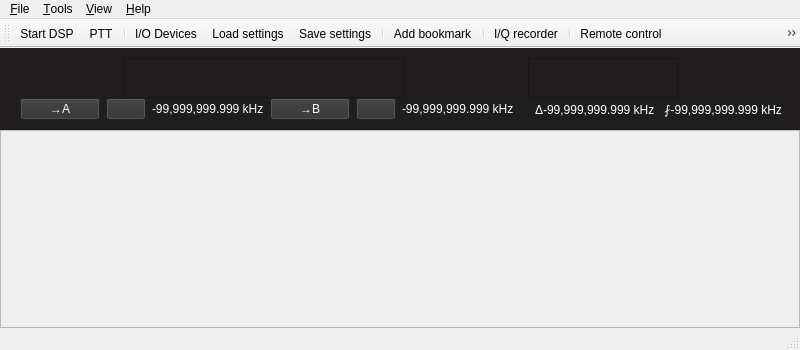
<?xml version="1.0" encoding="UTF-8"?>
<ui version="4.0">
 <class>MainWindow</class>
 <widget class="QMainWindow" name="MainWindow">
  <property name="geometry">
   <rect>
    <x>0</x>
    <y>0</y>
    <width>800</width>
    <height>350</height>
   </rect>
  </property>
  <property name="windowTitle">
   <string>gqrx</string>
  </property>
  <property name="windowIcon">
   <iconset resource="../../../resources/icons.qrc">
    <normaloff>:/icons/icons/dk.gqrx.gqrx.svg</normaloff>:/icons/icons/dk.gqrx.gqrx.svg</iconset>
  </property>
  <property name="dockOptions">
   <set>QMainWindow::AllowNestedDocks|QMainWindow::AllowTabbedDocks|QMainWindow::AnimatedDocks</set>
  </property>
  <property name="unifiedTitleAndToolBarOnMac">
   <bool>false</bool>
  </property>
  <widget class="QWidget" name="centralWidget">
   <layout class="QVBoxLayout" name="verticalLayout_2">
    <property name="spacing">
     <number>0</number>
    </property>
    <property name="leftMargin">
     <number>0</number>
    </property>
    <property name="topMargin">
     <number>0</number>
    </property>
    <property name="rightMargin">
     <number>0</number>
    </property>
    <property name="bottomMargin">
     <number>0</number>
    </property>
    <item>
     <widget class="QFrame" name="frame">
      <property name="sizePolicy">
       <sizepolicy hsizetype="Minimum" vsizetype="Minimum">
        <horstretch>0</horstretch>
        <verstretch>0</verstretch>
       </sizepolicy>
      </property>
      <property name="styleSheet">
       <string notr="true">background-color: rgb(31, 29, 29);</string>
      </property>
      <property name="frameShape">
       <enum>QFrame::NoFrame</enum>
      </property>
      <property name="frameShadow">
       <enum>QFrame::Plain</enum>
      </property>
      <property name="lineWidth">
       <number>0</number>
      </property>
      <layout class="QHBoxLayout" name="horizontalLayout_2" stretch="0">
       <property name="spacing">
        <number>0</number>
       </property>
       <property name="leftMargin">
        <number>6</number>
       </property>
       <property name="topMargin">
        <number>10</number>
       </property>
       <property name="rightMargin">
        <number>4</number>
       </property>
       <property name="bottomMargin">
        <number>10</number>
       </property>
       <item>
        <layout class="QVBoxLayout" name="verticalLayout">
         <property name="spacing">
          <number>0</number>
         </property>
         <item>
          <layout class="QHBoxLayout" name="horizontalLayout_4">
           <property name="spacing">
            <number>6</number>
           </property>
           <item>
            <spacer name="horizontalSpacer_7">
             <property name="orientation">
              <enum>Qt::Horizontal</enum>
             </property>
             <property name="sizeHint" stdset="0">
              <size>
               <width>5</width>
               <height>15</height>
              </size>
             </property>
            </spacer>
           </item>
           <item>
            <widget class="CFreqCtrl" name="freqCtrl">
             <property name="sizePolicy">
              <sizepolicy hsizetype="Fixed" vsizetype="Fixed">
               <horstretch>0</horstretch>
               <verstretch>0</verstretch>
              </sizepolicy>
             </property>
             <property name="minimumSize">
              <size>
               <width>280</width>
               <height>40</height>
              </size>
             </property>
             <property name="toolTip">
              <string/>
             </property>
             <property name="frameShape">
              <enum>QFrame::StyledPanel</enum>
             </property>
             <property name="frameShadow">
              <enum>QFrame::Raised</enum>
             </property>
            </widget>
           </item>
           <item>
            <spacer name="horizontalSpacer_4">
             <property name="orientation">
              <enum>Qt::Horizontal</enum>
             </property>
             <property name="sizeHint" stdset="0">
              <size>
               <width>5</width>
               <height>15</height>
              </size>
             </property>
            </spacer>
           </item>
           <item>
            <widget class="CMeter" name="sMeter">
             <property name="sizePolicy">
              <sizepolicy hsizetype="Fixed" vsizetype="Fixed">
               <horstretch>0</horstretch>
               <verstretch>0</verstretch>
              </sizepolicy>
             </property>
             <property name="minimumSize">
              <size>
               <width>150</width>
               <height>40</height>
              </size>
             </property>
             <property name="frameShape">
              <enum>QFrame::StyledPanel</enum>
             </property>
             <property name="frameShadow">
              <enum>QFrame::Raised</enum>
             </property>
            </widget>
           </item>
           <item>
            <spacer name="horizontalSpacer_5">
             <property name="orientation">
              <enum>Qt::Horizontal</enum>
             </property>
             <property name="sizeHint" stdset="0">
              <size>
               <width>5</width>
               <height>15</height>
              </size>
             </property>
            </spacer>
           </item>
          </layout>
         </item>
         <item>
          <widget class="QFrame" name="markerFrame">
           <property name="styleSheet">
            <string notr="true">QPushButton {
	color: rgb(255, 255, 255);
	background-color: rgb(48, 48, 48);
 }</string>
           </property>
           <layout class="QHBoxLayout" name="markerHBox">
            <property name="spacing">
             <number>6</number>
            </property>
            <property name="leftMargin">
             <number>0</number>
            </property>
            <property name="topMargin">
             <number>0</number>
            </property>
            <property name="rightMargin">
             <number>0</number>
            </property>
            <property name="bottomMargin">
             <number>0</number>
            </property>
            <item>
             <spacer name="horizontalSpacer_2">
              <property name="orientation">
               <enum>Qt::Horizontal</enum>
              </property>
              <property name="sizeHint" stdset="0">
               <size>
                <width>0</width>
                <height>0</height>
               </size>
              </property>
             </spacer>
            </item>
            <item>
             <widget class="QPushButton" name="setMarkerButtonA">
              <property name="focusPolicy">
               <enum>Qt::NoFocus</enum>
              </property>
              <property name="text">
               <string>→A</string>
              </property>
             </widget>
            </item>
            <item>
             <widget class="QPushButton" name="clearMarkerButtonA">
              <property name="focusPolicy">
               <enum>Qt::NoFocus</enum>
              </property>
              <property name="text">
               <string/>
              </property>
              <property name="icon">
               <iconset resource="../../../resources/icons.qrc">
                <normaloff>:/icons/icons/close.svg</normaloff>:/icons/icons/close.svg</iconset>
              </property>
             </widget>
            </item>
            <item>
             <widget class="QLabel" name="markerLabelA">
              <property name="sizePolicy">
               <sizepolicy hsizetype="Fixed" vsizetype="Preferred">
                <horstretch>0</horstretch>
                <verstretch>0</verstretch>
               </sizepolicy>
              </property>
              <property name="styleSheet">
               <string notr="true">color:rgb(255, 255, 255)</string>
              </property>
              <property name="text">
               <string>-99,999,999.999 kHz</string>
              </property>
             </widget>
            </item>
            <item>
             <widget class="QPushButton" name="setMarkerButtonB">
              <property name="focusPolicy">
               <enum>Qt::NoFocus</enum>
              </property>
              <property name="text">
               <string>→B</string>
              </property>
             </widget>
            </item>
            <item>
             <widget class="QPushButton" name="clearMarkerButtonB">
              <property name="focusPolicy">
               <enum>Qt::NoFocus</enum>
              </property>
              <property name="text">
               <string/>
              </property>
              <property name="icon">
               <iconset resource="../../../resources/icons.qrc">
                <normaloff>:/icons/icons/close.svg</normaloff>:/icons/icons/close.svg</iconset>
              </property>
             </widget>
            </item>
            <item>
             <widget class="QLabel" name="markerLabelB">
              <property name="sizePolicy">
               <sizepolicy hsizetype="Fixed" vsizetype="Preferred">
                <horstretch>0</horstretch>
                <verstretch>0</verstretch>
               </sizepolicy>
              </property>
              <property name="styleSheet">
               <string notr="true">color:rgb(255, 255, 255)</string>
              </property>
              <property name="text">
               <string>-99,999,999.999 kHz</string>
              </property>
             </widget>
            </item>
            <item>
             <spacer name="horizontalSpacer">
              <property name="orientation">
               <enum>Qt::Horizontal</enum>
              </property>
              <property name="sizeHint" stdset="0">
               <size>
                <width>0</width>
                <height>0</height>
               </size>
              </property>
             </spacer>
            </item>
            <item>
             <widget class="QLabel" name="deltaFreqLabel">
              <property name="sizePolicy">
               <sizepolicy hsizetype="Fixed" vsizetype="Preferred">
                <horstretch>0</horstretch>
                <verstretch>0</verstretch>
               </sizepolicy>
              </property>
              <property name="styleSheet">
               <string notr="true">color:rgb(255, 255, 255)</string>
              </property>
              <property name="text">
               <string>Δ-99,999,999.999 kHz   ⨏-99,999,999.999 kHz</string>
              </property>
             </widget>
            </item>
            <item>
             <spacer name="horizontalSpacer_6">
              <property name="orientation">
               <enum>Qt::Horizontal</enum>
              </property>
              <property name="sizeHint" stdset="0">
               <size>
                <width>0</width>
                <height>0</height>
               </size>
              </property>
             </spacer>
            </item>
           </layout>
          </widget>
         </item>
        </layout>
       </item>
      </layout>
     </widget>
    </item>
    <item>
     <widget class="CPlotter" name="plotter">
      <property name="sizePolicy">
       <sizepolicy hsizetype="Expanding" vsizetype="Expanding">
        <horstretch>0</horstretch>
        <verstretch>0</verstretch>
       </sizepolicy>
      </property>
      <property name="frameShape">
       <enum>QFrame::StyledPanel</enum>
      </property>
      <property name="frameShadow">
       <enum>QFrame::Raised</enum>
      </property>
     </widget>
    </item>
   </layout>
  </widget>
  <widget class="QMenuBar" name="menuBar">
   <property name="geometry">
    <rect>
     <x>0</x>
     <y>0</y>
     <width>800</width>
     <height>35</height>
    </rect>
   </property>
   <widget class="QMenu" name="menu_File">
    <property name="title">
     <string>&amp;File</string>
    </property>
    <widget class="QMenu" name="menu_RecentConfig">
     <property name="toolTip">
      <string>Load recently used setting</string>
     </property>
     <property name="title">
      <string>&amp;Recent settings</string>
     </property>
    </widget>
    <addaction name="actionDSP"/>
    <addaction name="actionPTT"/>
    <addaction name="separator"/>
    <addaction name="actionIoConfig"/>
    <addaction name="actionLoadSettings"/>
    <addaction name="actionSaveSettings"/>
    <addaction name="menu_RecentConfig"/>
    <addaction name="separator"/>
    <addaction name="actionQuit"/>
   </widget>
   <widget class="QMenu" name="menu_View">
    <property name="title">
     <string>&amp;View</string>
    </property>
   </widget>
   <widget class="QMenu" name="menu_Help">
    <property name="title">
     <string>&amp;Help</string>
    </property>
    <addaction name="actionUserGroup"/>
    <addaction name="actionNews"/>
    <addaction name="separator"/>
    <addaction name="actionRemoteProtocol"/>
    <addaction name="actionKbdShortcuts"/>
    <addaction name="separator"/>
    <addaction name="actionAbout"/>
    <addaction name="actionAboutQt"/>
   </widget>
   <widget class="QMenu" name="menu_Tools">
    <property name="title">
     <string>&amp;Tools</string>
    </property>
    <addaction name="actionRemoteControl"/>
    <addaction name="actionRemoteConfig"/>
    <addaction name="separator"/>
    <addaction name="actionAddBookmark"/>
    <addaction name="separator"/>
    <addaction name="actionIqTool"/>
    <addaction name="separator"/>
    <addaction name="actionAFSK1200"/>
    <addaction name="separator"/>
    <addaction name="actionDX_Cluster"/>
   </widget>
   <addaction name="menu_File"/>
   <addaction name="menu_Tools"/>
   <addaction name="menu_View"/>
   <addaction name="menu_Help"/>
  </widget>
  <widget class="QToolBar" name="mainToolBar">
   <property name="windowTitle">
    <string>Main toolbar</string>
   </property>
   <attribute name="toolBarArea">
    <enum>TopToolBarArea</enum>
   </attribute>
   <attribute name="toolBarBreak">
    <bool>false</bool>
   </attribute>
   <addaction name="actionDSP"/>
    <addaction name="actionPTT"/>
   <addaction name="separator"/>
   <addaction name="actionIoConfig"/>
   <addaction name="actionLoadSettings"/>
   <addaction name="actionSaveSettings"/>
   <addaction name="separator"/>
   <addaction name="actionAddBookmark"/>
   <addaction name="separator"/>
   <addaction name="actionIqTool"/>
   <addaction name="separator"/>
   <addaction name="actionRemoteControl"/>
   <addaction name="actionRemoteConfig"/>
   <addaction name="separator"/>
   <addaction name="actionFullScreen"/>
   <addaction name="separator"/>
  </widget>
  <widget class="QStatusBar" name="statusBar">
   <property name="enabled">
    <bool>true</bool>
   </property>
  </widget>
  <action name="actionQuit">
   <property name="text">
    <string>Quit</string>
   </property>
   <property name="toolTip">
    <string>Quit application</string>
   </property>
   <property name="shortcut">
    <string>Ctrl+Q</string>
   </property>
  </action>
  <action name="actionAbout">
   <property name="text">
    <string>About Gqrx</string>
   </property>
   <property name="toolTip">
    <string>Information about Gqrx</string>
   </property>
  </action>
  <action name="actionAboutQt">
   <property name="text">
    <string>About Qt</string>
   </property>
   <property name="toolTip">
    <string>About the Qt toolkit</string>
   </property>
  </action>
  <action name="actionDSP">
   <property name="checkable">
    <bool>true</bool>
   </property>
   <property name="icon">
    <iconset resource="../../../resources/icons.qrc">
     <normaloff>:/icons/icons/play.svg</normaloff>:/icons/icons/play.svg</iconset>
   </property>
   <property name="text">
    <string>Start DSP</string>
   </property>
   <property name="toolTip">
    <string>Start DSP</string>
   </property>
   <property name="statusTip">
    <string>Start/stop DSP processing</string>
   </property>
   <property name="shortcut">
    <string>Ctrl+D</string>
   </property>
  </action>
  <action name="actionPTT">
   <property name="checkable">
    <bool>true</bool>
   </property>
   <property name="icon">
    <iconset resource="../../../resources/icons.qrc">
     <normaloff>:/icons/icons/flash.svg</normaloff>:/icons/icons/flash.svg</iconset>
   </property>
   <property name="text">
    <string>PTT</string>
   </property>
   <property name="toolTip">
    <string>Toggle Transmit (PTT) [Space]</string>
   </property>
   <property name="statusTip">
    <string>Toggle Transmit (PTT)</string>
   </property>
   <property name="shortcut">
    <string>Space</string>
   </property>
  </action>
  <action name="actionAFSK1200">
   <property name="text">
    <string>AFSK1200 Decoder</string>
   </property>
   <property name="toolTip">
    <string>Start AFSK1200 decoder</string>
   </property>
  </action>
  <action name="actionSched">
   <property name="checkable">
    <bool>true</bool>
   </property>
   <property name="enabled">
    <bool>false</bool>
   </property>
   <property name="icon">
    <iconset resource="../../../resources/icons.qrc">
     <normaloff>:/icons/icons/clock.svg</normaloff>:/icons/icons/clock.svg</iconset>
   </property>
   <property name="text">
    <string>Scheduler</string>
   </property>
   <property name="toolTip">
    <string>Schedule recordings and other actions</string>
   </property>
  </action>
  <action name="actionIoConfig">
   <property name="enabled">
    <bool>true</bool>
   </property>
   <property name="icon">
    <iconset resource="../../../resources/icons.qrc">
     <normaloff>:/icons/icons/flash.svg</normaloff>:/icons/icons/flash.svg</iconset>
   </property>
   <property name="text">
    <string>I/O Devices</string>
   </property>
   <property name="toolTip">
    <string>Configure I/O devices</string>
   </property>
   <property name="statusTip">
    <string>Opens the hardware configuration dialog</string>
   </property>
   <property name="visible">
    <bool>true</bool>
   </property>
  </action>
  <action name="actionUserGroup">
   <property name="icon">
    <iconset resource="../../../resources/icons.qrc">
     <normaloff>:/icons/icons/help.svg</normaloff>:/icons/icons/help.svg</iconset>
   </property>
   <property name="text">
    <string>Gqrx user group</string>
   </property>
   <property name="toolTip">
    <string>Discussion group for Gqrx users</string>
   </property>
  </action>
  <action name="actionFullScreen">
   <property name="checkable">
    <bool>true</bool>
   </property>
   <property name="icon">
    <iconset resource="../../../resources/icons.qrc">
     <normaloff>:/icons/icons/fullscreen.svg</normaloff>:/icons/icons/fullscreen.svg</iconset>
   </property>
   <property name="text">
    <string>Full screen</string>
   </property>
   <property name="toolTip">
    <string>Toggle full screen mode</string>
   </property>
   <property name="shortcut">
    <string>F11</string>
   </property>
  </action>
  <action name="actionLoadSettings">
   <property name="icon">
    <iconset resource="../../../resources/icons.qrc">
     <normaloff>:/icons/icons/folder.svg</normaloff>:/icons/icons/folder.svg</iconset>
   </property>
   <property name="text">
    <string>Load settings</string>
   </property>
   <property name="toolTip">
    <string>Load settings from config file, use that config file</string>
   </property>
   <property name="statusTip">
    <string/>
   </property>
   <property name="shortcut">
    <string>Ctrl+L</string>
   </property>
  </action>
  <action name="actionSaveSettings">
   <property name="icon">
    <iconset resource="../../../resources/icons.qrc">
     <normaloff>:/icons/icons/floppy.svg</normaloff>:/icons/icons/floppy.svg</iconset>
   </property>
   <property name="text">
    <string>Save settings</string>
   </property>
   <property name="toolTip">
    <string>Save current settings to config file, use that config file</string>
   </property>
   <property name="statusTip">
    <string/>
   </property>
   <property name="shortcut">
    <string>Ctrl+S</string>
   </property>
  </action>
  <action name="actionAddBookmark">
   <property name="icon">
    <iconset resource="../../../resources/icons.qrc">
     <normaloff>:/icons/icons/bookmark-new.svg</normaloff>:/icons/icons/bookmark-new.svg</iconset>
   </property>
   <property name="text">
    <string>Add bookmark</string>
   </property>
   <property name="toolTip">
    <string>Bookmark the current frequency and mode (Ctrl+Shift+B)</string>
   </property>
   <property name="shortcut">
    <string>Ctrl+Shift+B</string>
   </property>
  </action>
  <action name="actionRemoteControl">
   <property name="checkable">
    <bool>true</bool>
   </property>
   <property name="enabled">
    <bool>true</bool>
   </property>
   <property name="icon">
    <iconset resource="../../../resources/icons.qrc">
     <normaloff>:/icons/icons/tangeo-network-idle.svg</normaloff>:/icons/icons/tangeo-network-idle.svg</iconset>
   </property>
   <property name="text">
    <string>&amp;Remote control</string>
   </property>
   <property name="toolTip">
    <string>Remote control via TCP</string>
   </property>
   <property name="statusTip">
    <string>Activate the TCP interface</string>
   </property>
  </action>
  <action name="actionRemoteConfig">
   <property name="icon">
    <iconset resource="../../../resources/icons.qrc">
     <normaloff>:/icons/icons/settings.svg</normaloff>:/icons/icons/settings.svg</iconset>
   </property>
   <property name="text">
    <string>Remote &amp;control settings</string>
   </property>
   <property name="toolTip">
    <string>Configure remote control settings</string>
   </property>
  </action>
  <action name="actionIqTool">
   <property name="icon">
    <iconset resource="../../../resources/icons.qrc">
     <normaloff>:/icons/icons/signal.svg</normaloff>:/icons/icons/signal.svg</iconset>
   </property>
   <property name="text">
    <string>I/Q recorder</string>
   </property>
   <property name="toolTip">
    <string>Record and play I/Q data</string>
   </property>
   <property name="statusTip">
    <string>Open I/Q recorder dialog</string>
   </property>
   <property name="shortcut">
    <string>Ctrl+I</string>
   </property>
  </action>
  <action name="actionNews">
   <property name="icon">
    <iconset resource="../../../resources/icons.qrc">
     <normaloff>:/icons/icons/info.svg</normaloff>:/icons/icons/info.svg</iconset>
   </property>
   <property name="text">
    <string>News</string>
   </property>
   <property name="toolTip">
    <string>Show news about this release</string>
   </property>
  </action>
  <action name="actionRemoteProtocol">
   <property name="icon">
    <iconset resource="../../../resources/icons.qrc">
     <normaloff>:/icons/icons/info.svg</normaloff>:/icons/icons/info.svg</iconset>
   </property>
   <property name="text">
    <string>Remote control</string>
   </property>
   <property name="toolTip">
    <string>Remote control protocol</string>
   </property>
  </action>
  <action name="actionKbdShortcuts">
   <property name="icon">
    <iconset resource="../../../resources/icons.qrc">
     <normaloff>:/icons/icons/info.svg</normaloff>:/icons/icons/info.svg</iconset>
   </property>
   <property name="text">
    <string>Keyboard shortcuts</string>
   </property>
   <property name="toolTip">
    <string>Show help on keyboard shortcuts</string>
   </property>
  </action>
  <action name="actionDX_Cluster">
   <property name="text">
    <string>DX Cluster</string>
   </property>
   <property name="toolTip">
    <string>Open DX Cluster Dialog</string>
   </property>
   <property name="shortcut">
    <string>Ctrl+C</string>
   </property>
  </action>
 </widget>
 <layoutdefault spacing="6" margin="11"/>
 <customwidgets>
  <customwidget>
   <class>CFreqCtrl</class>
   <extends>QFrame</extends>
   <header>qtgui/freqctrl.h</header>
   <container>1</container>
  </customwidget>
  <customwidget>
   <class>CPlotter</class>
   <extends>QFrame</extends>
   <header>qtgui/plotter.h</header>
   <container>1</container>
  </customwidget>
  <customwidget>
   <class>CMeter</class>
   <extends>QFrame</extends>
   <header>qtgui/meter.h</header>
   <container>1</container>
  </customwidget>
 </customwidgets>
 <resources>
  <include location="../../../resources/icons.qrc"/>
 </resources>
 <connections>
  <connection>
   <sender>actionQuit</sender>
   <signal>triggered()</signal>
   <receiver>MainWindow</receiver>
   <slot>close()</slot>
   <hints>
    <hint type="sourcelabel">
     <x>-1</x>
     <y>-1</y>
    </hint>
    <hint type="destinationlabel">
     <x>450</x>
     <y>257</y>
    </hint>
   </hints>
  </connection>
 </connections>
</ui>
